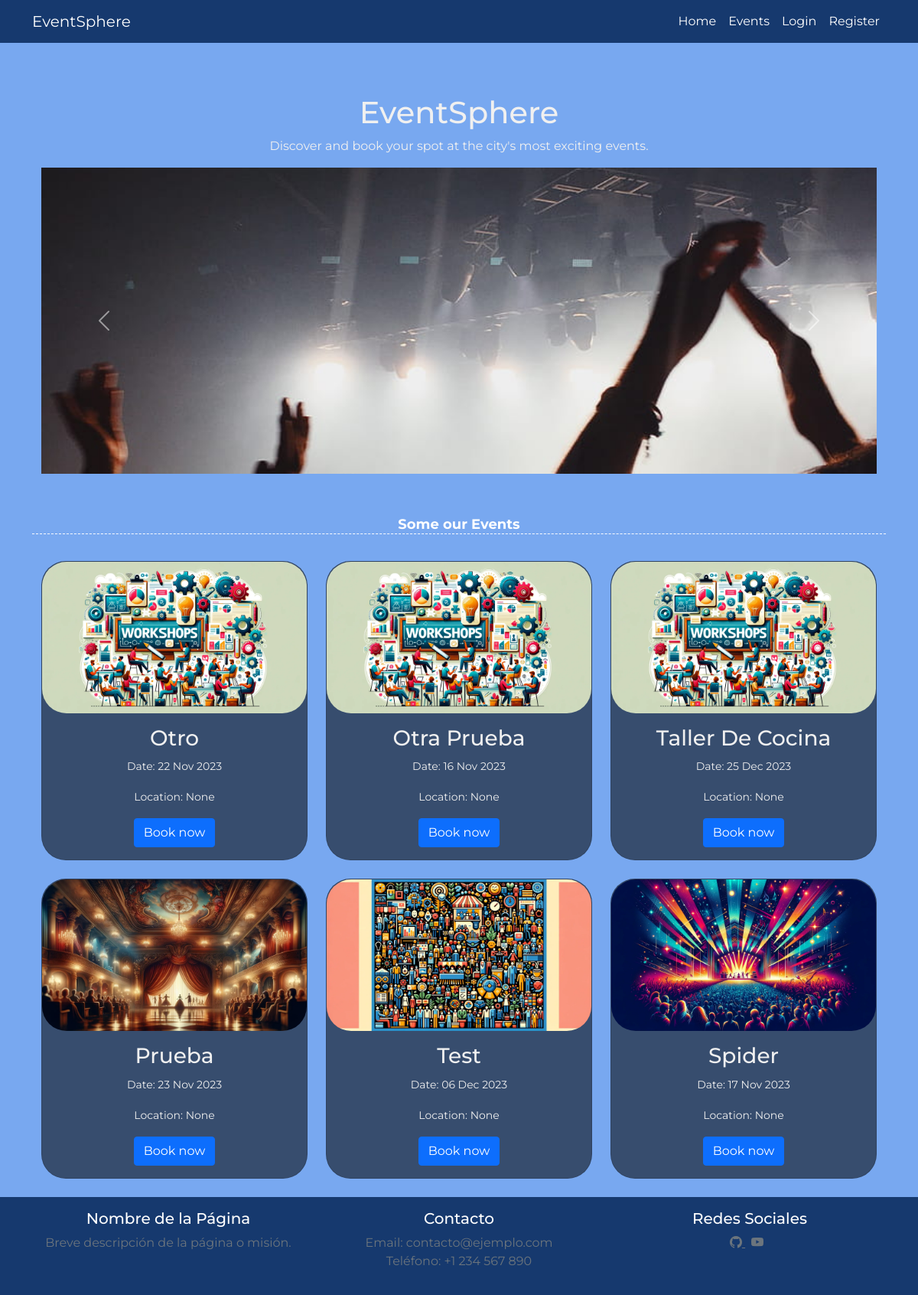
Before: / with the older database file.
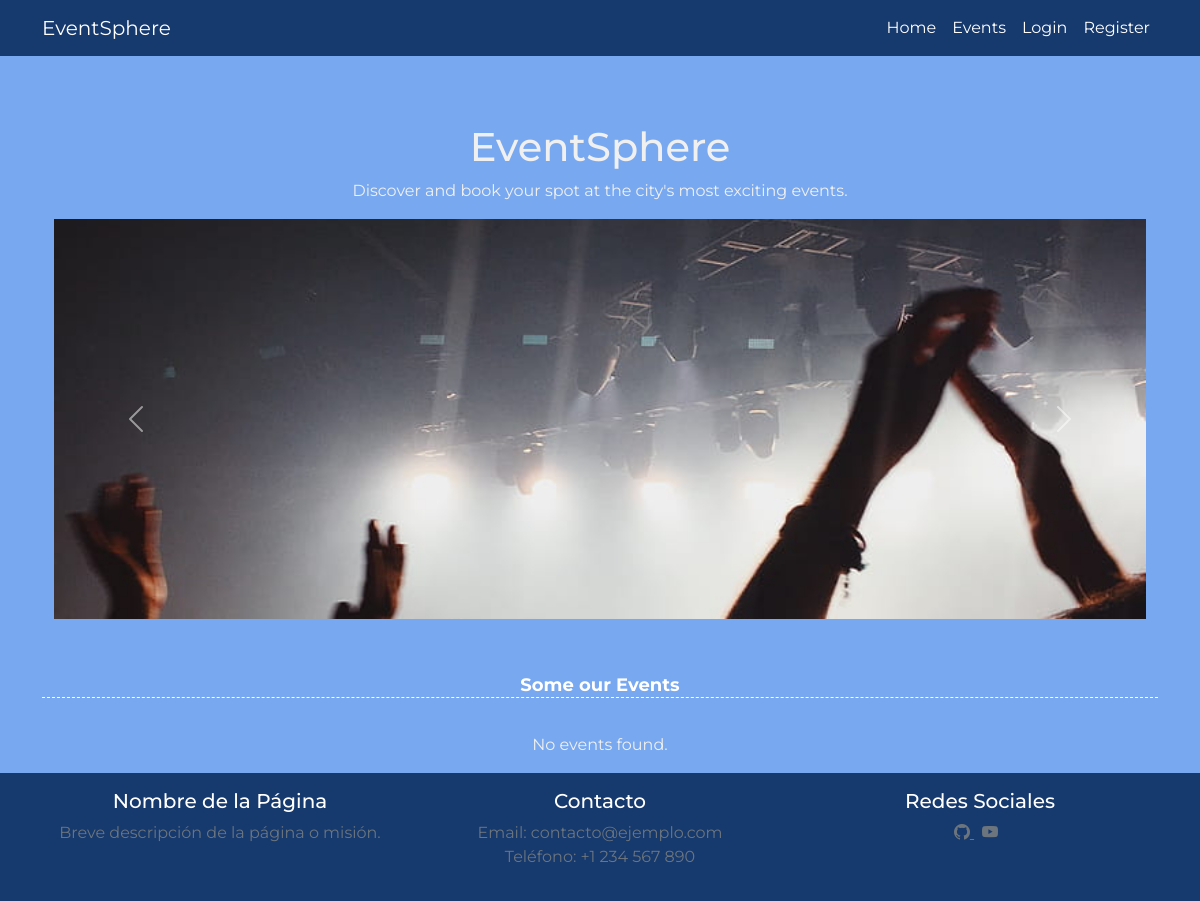
After: the same page with the newer database file.
### models.py (models this page shows)
class Event(db.Model):
    id = db.Column(db.Integer, primary_key=True)
    title = db.Column(db.String(100), nullable=False)
    description = db.Column(db.String(100), nullable=False)
    event_date = db.Column(db.Date, nullable=False)  # Fecha del evento
    start_time = db.Column(db.Time, nullable=False)  # Hora de inicio del evento
    duration = db.Column(db.Integer, nullable=False)  # Duración del evento en minutos
    capacity = db.Column(db.Integer, nullable=False)  # Aforo total del evento
    organizer_id = db.Column(db.Integer, db.ForeignKey('user.id'), nullable=False)
    organizer = db.relationship('User', backref='organized_events')
    event_type = db.Column(db.String(50))
    location = db.Column(db.String(120))
    reservations = db.relationship('Reservation', backref='event', lazy='dynamic')
    @property
    def event_image(self):
        event_images = {
            'Concert': 'concert.webp',
            'Sport': 'sport.webp',
            'Theatre': 'theatre.webp',
            'Cinema': 'cinema.webp',
            'Exhibition': 'exhibition.webp',
            'Festival': 'festival.webp',
            'Workshop': 'workshop.webp',
            'Other': 'other.webp'
        }
        return event_images.get(self.event_type, 'default.jpg')

### app.py (the view)
@app.route('/')
def index():
    events = Event.query.order_by(Event.start_time).limit(6).all()
    return render_template('index.html', events=events)

### templates/index.html (shortened to what this page needs)
{% extends 'base.html' %}
{% block content %}
<div class="container mt-5">
    <div class="text-center">
        <h1>EventSphere</h1>
        <p>Discover and book your spot at the city's most exciting events.</p>
    </div>
    <div id="eventCarousel" class="carousel slide " data-bs-ride="carousel">
        <div class="carousel-inner ">
            {% for i in range(1, 6) %}
            <div class="carousel-item {{ 'active' if i == 1 else '' }} ">
                <img src="{{ url_for('static', filename='images/image' ~ i ~ '.jpg') }}" class="d-block w-100 " alt="Slide {{ i }}">
            </div>
            {% endfor %}
        </div>
        <button class="carousel-control-prev" type="button" data-bs-target="#eventCarousel" data-bs-slide="prev">
            <span class="carousel-control-prev-icon" aria-hidden="true"></span>
        </button>
        <button class="carousel-control-next" type="button" data-bs-target="#eventCarousel" data-bs-slide="next">
            <span class="carousel-control-next-icon" aria-hidden="true"></span>
        </button>
    </div>
    <div class="row mt-4">
        <h3 class="text-center title_events">Some our Events</h3>
        {% for event in events %}
        <div class="col-md-4 mb-4 ">
            <div class="card h-100  event_cards">
                <img src="{{ url_for('static', filename='images/' ~ event.event_image) }}" class="card-img-top" alt="{{ event.title }}">
                <div class="card-body text-center">
                    <h3 class="card-title  text-capitalize">{{ event.title }}</h3>
                    <p class="card-text"><small >Date: {{ event.event_date.strftime('%d %b %Y') }}</small></p>
                    <p class="card-text"><small >Location: {{ event.location }}</small></p>
                    <a href="{{ url_for('reserve', event_id=event.id) }}" class="btn btn-primary">Book now</a>
                </div>
            </div>
        </div>
        {% else %}
            <p class="text-center">No events found.</p>
        {% endfor %}
    </div>
</div>
{% endblock %}

### templates/base.html (shortened to what this page needs)
<!DOCTYPE html>
<html lang="en">
<head>
  <link rel="stylesheet" href="https://cdn.jsdelivr.net/npm/bootstrap@5.1.0/dist/css/bootstrap.min.css">
  <link rel="stylesheet" href="https://cdn.jsdelivr.net/npm/bootstrap-icons@1.5.0/font/bootstrap-icons.css">
  <link rel="stylesheet" href="{{ url_for('static', filename='css/styles.css') }}">
</head>
<body>
  <header class="container">
    <nav class="navbar navbar-expand-md custom-navbar fixed-top" id="base_navbar">
      <div class="container">
        <a class="navbar-brand" href="{{ url_for('index') }}">EventSphere </a>
        <div class="collapse navbar-collapse" id="navbarTogglerDemo03">
          <ul class="navbar-nav ms-auto mb-2 mb-lg-0">
            <li class="nav-item">
              <a class="nav-link active" aria-current="page" href="{{ url_for('index') }}">Home</a>
            </li>
            <li class="nav-item">
              <a class="nav-link "  href="{{ url_for('events') }}">Events</a>
            </li>
            {% if 'user_id' not in session %}
            <li class="nav-item">
              <a class="nav-link" href="{{ url_for('login') }}">Login</a>
            </li>
            <li class="nav-item">
              <a class="nav-link" href="{{ url_for('register') }}">Register</a>
            </li>
            {% endif %}
          </ul>
        </div>
      </div>
    </nav>
  </header>
  <main class="container mt-4 ">
    {% block content %}
    {% endblock %}
  </main>
  <footer class="footer mt-auto py-3 text-center">
    <div class="container">
      <div class="row">
        <div class="col-md-4">
          <h5>Nombre de la Página</h5>
          <p class="text-muted">Breve descripción de la página o misión.</p>
        </div>
        <div class="col-md-4">
          <h5>Contacto</h5>
          <ul class="list-unstyled text-muted">
            <li>Email: contacto@ejemplo.com</li>
            <li>Teléfono: +1 234 567 890</li>
          </ul>
        </div>
        <div class="col-md-4">
          <h5>Redes Sociales</h5>
          <a href="https://github.com/tuUsuario" class="text-muted me-2">
            <i class="bi-github"></i>
          </a>
          <a href="https://www.youtube.com/tuCanal" class="text-muted me-2">
            <i class="bi-youtube"></i>
          </a>
        </div>
      </div>
    </div>
  </footer>
</body>
</html>

### static/css/styles.css (style rules this page uses)
* { margin: 0; padding: 0; box-sizing: border-box; font-family: 'Montserrat', 'Poppins', sans-serif; }
:root { --bg-dark:#16396E; --bg-light:#78A8F0; --container-light:#2F7BED; --container-dark:#374D6E; --border:#2561BA; --text-color:#F0F0F0; --title-color:#FFFFFF; }
html, body { height: 100%; color: var(--text-color); }
body { display: flex; flex-direction: column; background-color: var(--bg-light); padding-top: 3.2rem; }
#base_navbar { background-color: var(--bg-dark); }
main { flex: 1 0 auto; margin: 0 auto; }
footer { flex-shrink: 0; background-color: var(--bg-dark); color: var(--title-color); }
.custom-navbar .nav-link, .custom-navbar .navbar-brand { color: var(--title-color); }
.title_events { color: var(--title-color); font-size: large; font-weight: bolder; margin-top: 2rem; margin-bottom: 2.2rem; border-bottom: 1px dashed var(--title-color); }
.carousel-item img { height: 400px; object-fit: cover; }

Changed rows visible on the page:
removed Event: title "Otro", event_date "22 Nov 2023", location "None"
removed Event: title "Otra Prueba", event_date "16 Nov 2023", location "None"
removed Event: title "Taller De Cocina", event_date "25 Dec 2023", location "None"
removed Event: shows a picture, title "Prueba", event_date "23 Nov 2023", location "None"
removed Event: title (picture), title "Test", event_date "06 Dec 2023", location "None"
removed Event: shows a picture, title "Spider", event_date "17 Nov 2023", location "None"
Other visible differences:
text now shown: "No events found."
